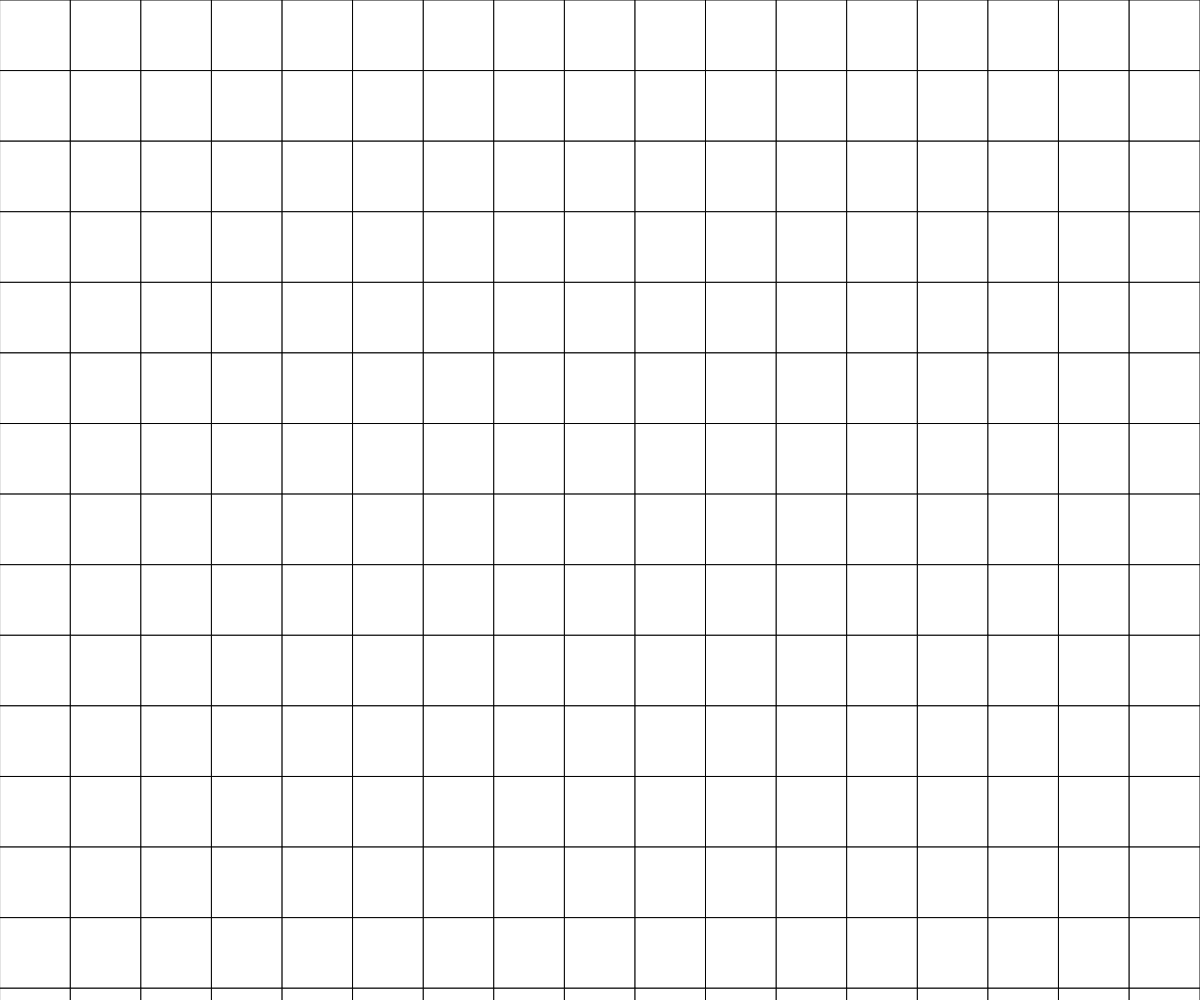
Frame 1 (no input)
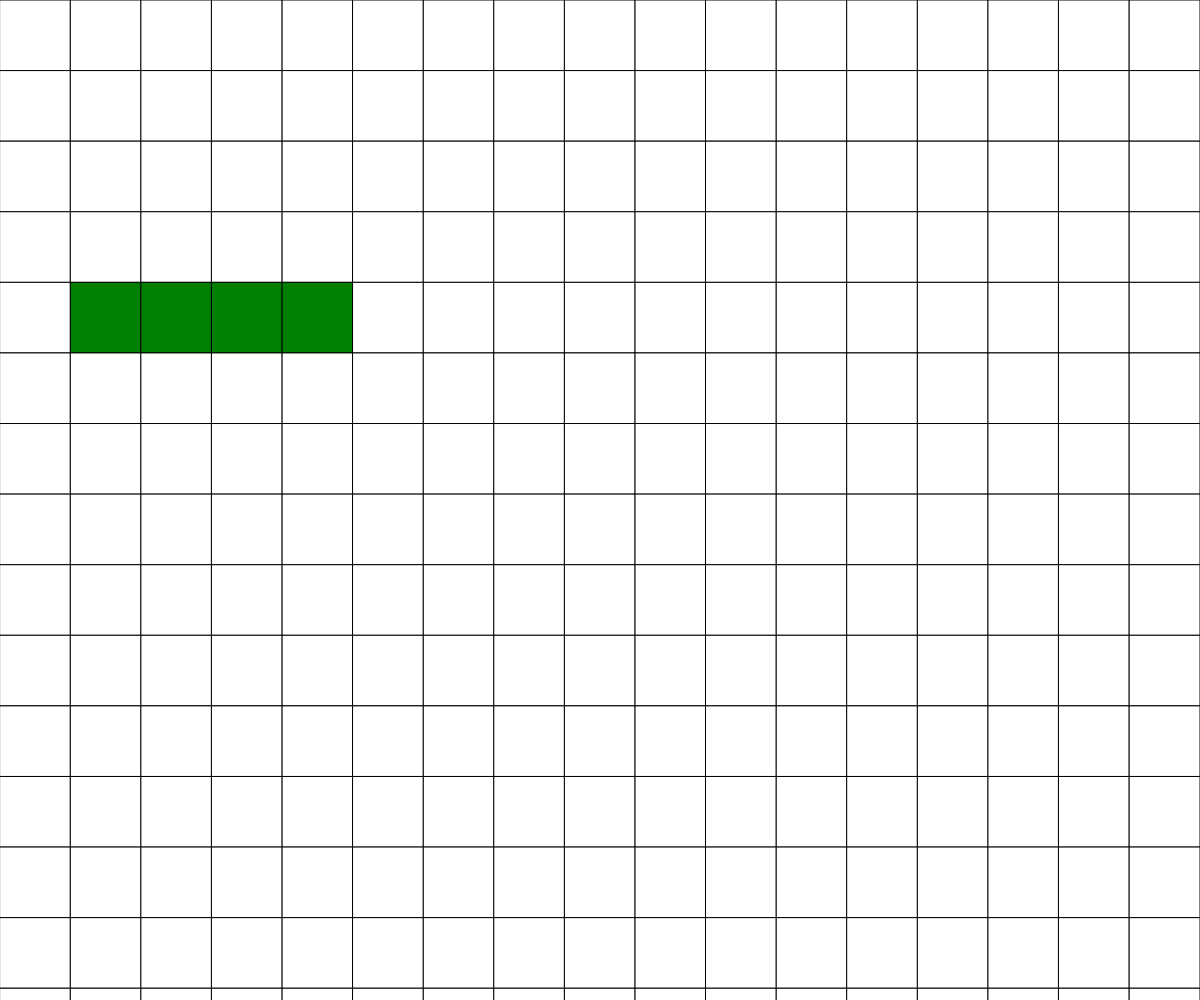
Frame 60 (no input)
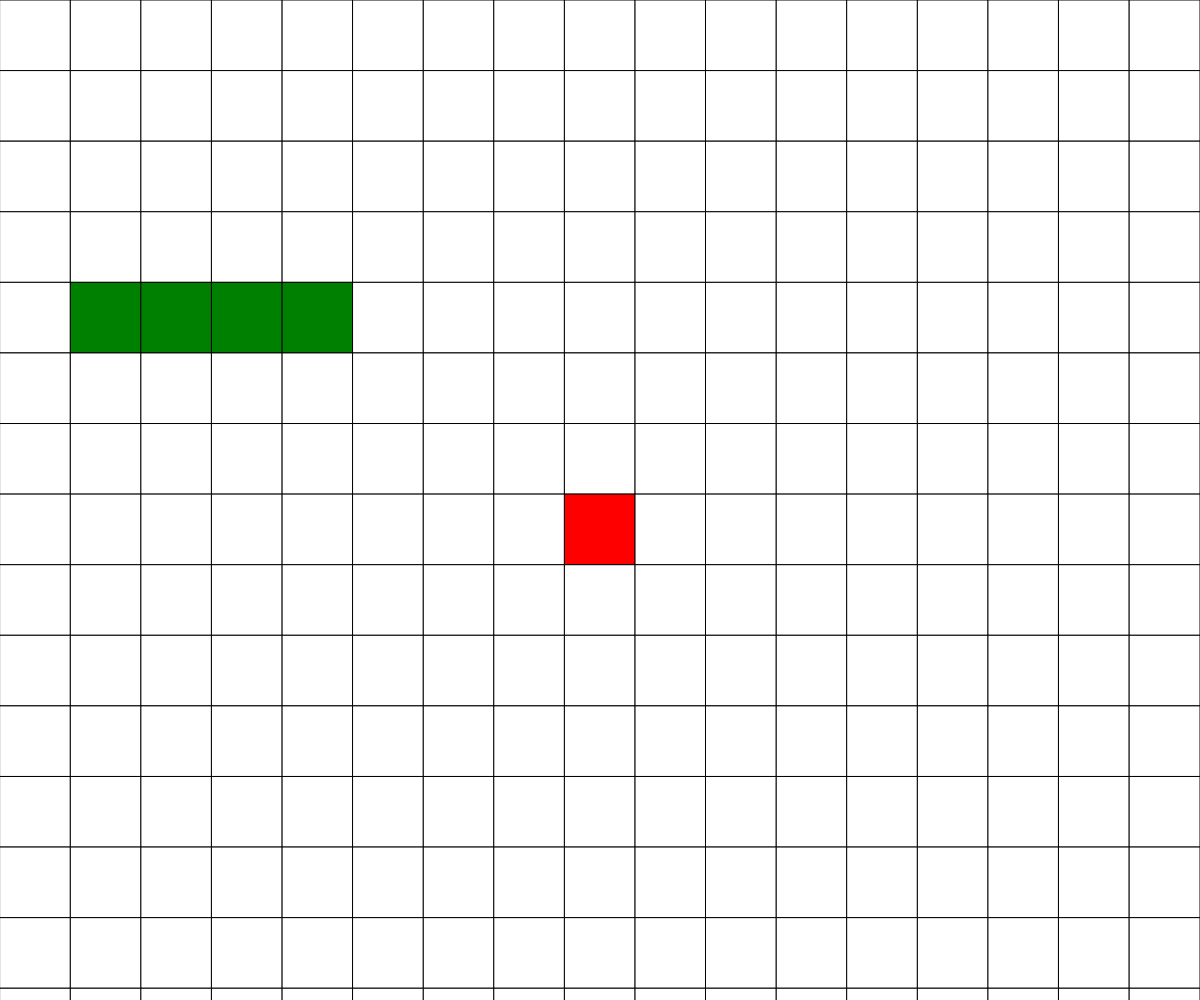
Frame 120 (the mouse pressed at the canvas centre since frame 60)

The p5.js sketch that drew these frames (run headless with seeded random() and noise() and a simulated clock; from frame 60 on, the mouse is pressed at the canvas centre):

// p5.js sketch
// ── sketch.js
// Project Title
// Your Name
// Date
//
// Extra for Experts:
// - describe what you did to take this project "above and beyond"

let gridHeight = 15;
let gridWidth = 17;
let grid;
let cellSize;
let tail = [
  {x:0, y:0}];

let snake = [
  {x:4, y:4},
  {x:3, y:4},
  {x:2, y:4},
  {x:1, y:4},];

function setup() {
  createCanvas(windowWidth, windowHeight);
  grid = createEmptyGrid(gridWidth, gridHeight);
}

function draw() {
  background(220);
  displayGrid();
  displaySnake();
  
}


function displayGrid() {
  let cellSize = windowWidth/17;

  for (let y=0; y<grid.length; y++) {
    for (let x=0; x<grid[y].length; x++) {
      if (grid[y][x] === 0) {
        fill("white");
      }
      else if (grid[y][x] === 1) {
        fill("red");
      }
      else if (grid[y][x] === 9){
        fill("green");
      }
      rect(x*cellSize, y*cellSize, cellSize, cellSize);
    }
  }
}


function createEmptyGrid(howWide, howTall) {
  let emptyArray = [];
  for (let y=0; y<howTall; y++) {
    emptyArray.push([]);
    for (let x=0; x<howWide; x++) {
      emptyArray[y].push(0);
    }
  }
  return emptyArray;
}

function createRandomGrid(howLarge) {
  let emptyArray = [];
  for (let y=0; y<howLarge; y++) {
    emptyArray.push([]);
    for (let x=0; x<howLarge; x++) {
      if (random(0, 100) < 50) {
        emptyArray[y].push(0);
      }
      else {
        emptyArray[y].push(1);
      }
    }
  }
  return emptyArray;
}

function displaySnake(){
  for (let i = 0; i < snake.length; i++){
    grid[snake[i].y][snake[i].x] = 9;
  }
}

function keyPressed(){
  tail.x = snake[snake.length-1].x;
  tail.y = snake[snake.length-1].y;
  if (key === "w"){
    if (snake[0].y >0){
      if (grid[snake[0].y -1][snake[0].x] === 1){
        let newTail = [
          {x:tail.x, y:tail.y}
        ];
        snake.push(newTail);
      }
      if (grid[snake[0].y -1][snake[0].x] === 0 || grid[snake[0].y -1][snake[0].x] === 1){
        for (let i= snake.length -1; i>0; i--){
          snake[i].y = snake[i-1].y;
          snake[i].x = snake[i-1].x;
        }
        snake[0].y -= 1;
      }
      //else{ game over
    }
    //else { game over
  }
  if (key === "a"){
    if (snake[0].x > 0){
      if (grid[snake[0].y][snake[0].x -1] === 0){
        for (let i= snake.length -1; i>0; i--){
          snake[i].y = snake[i-1].y;
          snake[i].x = snake[i-1].x;
        }
        snake[0].x -= 1;
      }
      //else{ game over
    }
    //else{ game over
  }
  if (key === "s"){
    if (snake[0].y < gridHeight -1){
      if (grid[snake[0].y +1][snake[0].x] === 0){
        for (let i= snake.length -1; i>0; i--){
          snake[i].y = snake[i-1].y;
          snake[i].x = snake[i-1].x;
        }
        snake[0].y += 1;
      }
      //else{ game over
    }
    //else{ game over
  }
  if (key === "d"){
    if (snake[0].x < gridWidth - 1){
      if (grid[snake[0].y][snake[0].x +1] === 0){
        for (let i= snake.length -1; i>0; i--){
          snake[i].y = snake[i-1].y;
          snake[i].x = snake[i-1].x;
        }
        snake[0].x += 1;
      }
      //else{ game over
    }
    //else{ game over
  }
}




function mousePressed(){
  if(mouseX <= width && mouseY <= height){
    let cellX = Math.floor(mouseX/(width/gridWidth));
    let cellY = Math.floor(mouseY/(height/gridHeight));
    swap(cellX, cellY);
  }
}


function swap(x, y){
  if (x>=0 && x < gridWidth && y>=0 && y < gridHeight){
    if (grid[y][x] === 0){
      grid [y][x] = 1;
    }
    else if (grid[y][x] === 1){
      grid [y][x] = 0;
    }
  }
}
